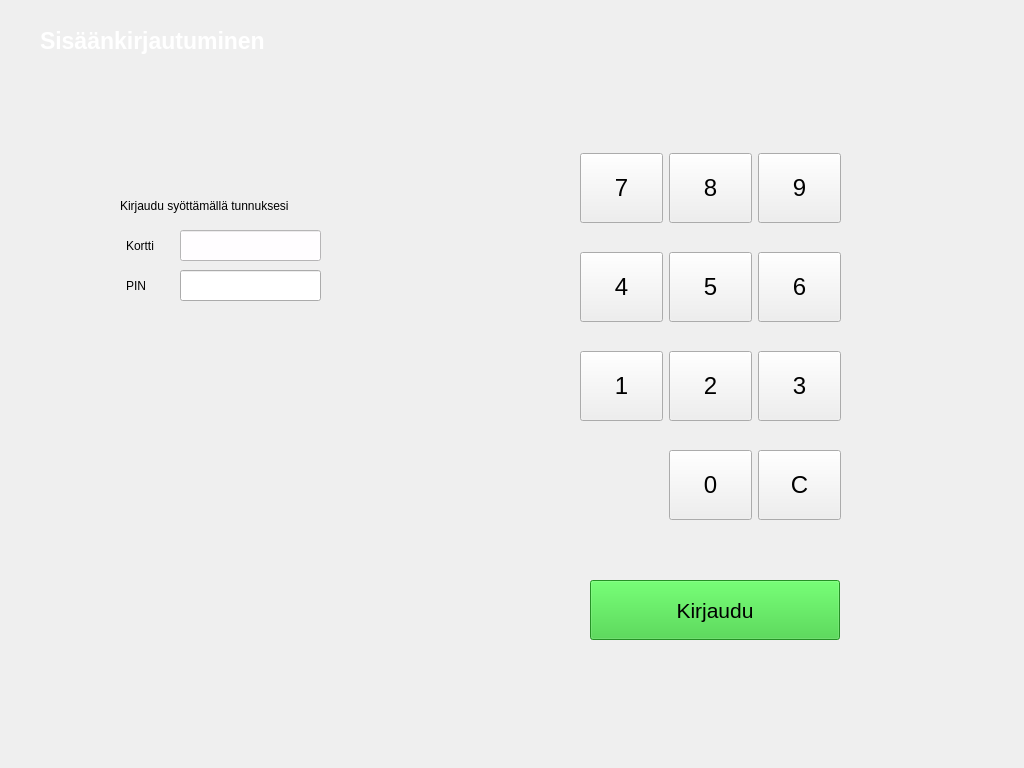
<?xml version="1.0" encoding="UTF-8"?>
<ui version="4.0">
 <class>MainWindow</class>
 <widget class="QMainWindow" name="MainWindow">
  <property name="geometry">
   <rect>
    <x>0</x>
    <y>0</y>
    <width>1024</width>
    <height>768</height>
   </rect>
  </property>
  <property name="windowTitle">
   <string>Group IV Banking Systems Incorporated</string>
  </property>
  <property name="styleSheet">
   <string notr="true"/>
  </property>
  <widget class="QWidget" name="centralwidget">
   <widget class="QLineEdit" name="lineEditUsername">
    <property name="geometry">
     <rect>
      <x>180</x>
      <y>230</y>
      <width>141</width>
      <height>31</height>
     </rect>
    </property>
    <property name="palette">
     <palette>
      <active>
       <colorrole role="WindowText">
        <brush brushstyle="SolidPattern">
         <color alpha="255">
          <red>61</red>
          <green>56</green>
          <blue>70</blue>
         </color>
        </brush>
       </colorrole>
       <colorrole role="Button">
        <brush brushstyle="SolidPattern">
         <color alpha="255">
          <red>255</red>
          <green>253</green>
          <blue>255</blue>
         </color>
        </brush>
       </colorrole>
       <colorrole role="Light">
        <brush brushstyle="SolidPattern">
         <color alpha="255">
          <red>255</red>
          <green>255</green>
          <blue>255</blue>
         </color>
        </brush>
       </colorrole>
       <colorrole role="Base">
        <brush brushstyle="SolidPattern">
         <color alpha="255">
          <red>255</red>
          <green>253</green>
          <blue>255</blue>
         </color>
        </brush>
       </colorrole>
       <colorrole role="Window">
        <brush brushstyle="SolidPattern">
         <color alpha="255">
          <red>255</red>
          <green>253</green>
          <blue>255</blue>
         </color>
        </brush>
       </colorrole>
      </active>
      <inactive>
       <colorrole role="WindowText">
        <brush brushstyle="SolidPattern">
         <color alpha="255">
          <red>0</red>
          <green>0</green>
          <blue>0</blue>
         </color>
        </brush>
       </colorrole>
       <colorrole role="Button">
        <brush brushstyle="SolidPattern">
         <color alpha="255">
          <red>255</red>
          <green>253</green>
          <blue>255</blue>
         </color>
        </brush>
       </colorrole>
       <colorrole role="Light">
        <brush brushstyle="SolidPattern">
         <color alpha="255">
          <red>255</red>
          <green>255</green>
          <blue>255</blue>
         </color>
        </brush>
       </colorrole>
       <colorrole role="Base">
        <brush brushstyle="SolidPattern">
         <color alpha="255">
          <red>255</red>
          <green>253</green>
          <blue>255</blue>
         </color>
        </brush>
       </colorrole>
       <colorrole role="Window">
        <brush brushstyle="SolidPattern">
         <color alpha="255">
          <red>255</red>
          <green>253</green>
          <blue>255</blue>
         </color>
        </brush>
       </colorrole>
      </inactive>
      <disabled>
       <colorrole role="WindowText">
        <brush brushstyle="SolidPattern">
         <color alpha="255">
          <red>190</red>
          <green>190</green>
          <blue>190</blue>
         </color>
        </brush>
       </colorrole>
       <colorrole role="Button">
        <brush brushstyle="SolidPattern">
         <color alpha="255">
          <red>255</red>
          <green>253</green>
          <blue>255</blue>
         </color>
        </brush>
       </colorrole>
       <colorrole role="Light">
        <brush brushstyle="SolidPattern">
         <color alpha="255">
          <red>255</red>
          <green>255</green>
          <blue>255</blue>
         </color>
        </brush>
       </colorrole>
       <colorrole role="Base">
        <brush brushstyle="SolidPattern">
         <color alpha="255">
          <red>255</red>
          <green>253</green>
          <blue>255</blue>
         </color>
        </brush>
       </colorrole>
       <colorrole role="Window">
        <brush brushstyle="SolidPattern">
         <color alpha="255">
          <red>255</red>
          <green>253</green>
          <blue>255</blue>
         </color>
        </brush>
       </colorrole>
      </disabled>
     </palette>
    </property>
    <property name="font">
     <font>
      <pointsize>12</pointsize>
     </font>
    </property>
    <property name="autoFillBackground">
     <bool>false</bool>
    </property>
    <property name="styleSheet">
     <string notr="true">background-color: rgb(255, 253, 255);</string>
    </property>
   </widget>
   <widget class="QLineEdit" name="lineEditPassword">
    <property name="geometry">
     <rect>
      <x>180</x>
      <y>270</y>
      <width>141</width>
      <height>31</height>
     </rect>
    </property>
    <property name="font">
     <font>
      <pointsize>12</pointsize>
     </font>
    </property>
    <property name="echoMode">
     <enum>QLineEdit::Password</enum>
    </property>
   </widget>
   <widget class="QLabel" name="labelMainTitle">
    <property name="geometry">
     <rect>
      <x>40</x>
      <y>20</y>
      <width>941</width>
      <height>41</height>
     </rect>
    </property>
    <property name="font">
     <font>
      <pointsize>17</pointsize>
      <bold>true</bold>
     </font>
    </property>
    <property name="styleSheet">
     <string notr="true">color: rgb(255, 255, 255);</string>
    </property>
    <property name="text">
     <string>Sisäänkirjautuminen</string>
    </property>
   </widget>
   <widget class="QLabel" name="label">
    <property name="geometry">
     <rect>
      <x>126</x>
      <y>230</y>
      <width>51</width>
      <height>31</height>
     </rect>
    </property>
    <property name="styleSheet">
     <string notr="true"/>
    </property>
    <property name="text">
     <string>Kortti</string>
    </property>
   </widget>
   <widget class="QLabel" name="label_2">
    <property name="geometry">
     <rect>
      <x>126</x>
      <y>270</y>
      <width>51</width>
      <height>31</height>
     </rect>
    </property>
    <property name="styleSheet">
     <string notr="true"/>
    </property>
    <property name="text">
     <string>PIN</string>
    </property>
   </widget>
   <widget class="QLabel" name="label_3">
    <property name="geometry">
     <rect>
      <x>120</x>
      <y>190</y>
      <width>271</width>
      <height>31</height>
     </rect>
    </property>
    <property name="styleSheet">
     <string notr="true"/>
    </property>
    <property name="text">
     <string>Kirjaudu syöttämällä tunnuksesi</string>
    </property>
   </widget>
   <widget class="QLabel" name="labelLoginDebug">
    <property name="geometry">
     <rect>
      <x>70</x>
      <y>720</y>
      <width>881</width>
      <height>41</height>
     </rect>
    </property>
    <property name="styleSheet">
     <string notr="true">color: rgb(255, 255, 255);</string>
    </property>
    <property name="text">
     <string/>
    </property>
    <property name="alignment">
     <set>Qt::AlignCenter</set>
    </property>
   </widget>
   <widget class="QWidget" name="gridLayoutWidget">
    <property name="geometry">
     <rect>
      <x>580</x>
      <y>130</y>
      <width>261</width>
      <height>416</height>
     </rect>
    </property>
    <layout class="QGridLayout" name="gridLayout">
     <item row="0" column="1">
      <widget class="QPushButton" name="Button_8">
       <property name="font">
        <font>
         <pointsize>18</pointsize>
        </font>
       </property>
       <property name="styleSheet">
        <string notr="true">QPushButton {
	padding: 20 0;
}</string>
       </property>
       <property name="text">
        <string>8</string>
       </property>
      </widget>
     </item>
     <item row="1" column="2">
      <widget class="QPushButton" name="Button_6">
       <property name="font">
        <font>
         <pointsize>18</pointsize>
        </font>
       </property>
       <property name="styleSheet">
        <string notr="true">QPushButton {
	padding: 20 0;
}</string>
       </property>
       <property name="text">
        <string>6</string>
       </property>
      </widget>
     </item>
     <item row="2" column="0">
      <widget class="QPushButton" name="Button_1">
       <property name="font">
        <font>
         <pointsize>18</pointsize>
        </font>
       </property>
       <property name="styleSheet">
        <string notr="true">QPushButton {
	padding: 20 0;
}</string>
       </property>
       <property name="text">
        <string>1</string>
       </property>
      </widget>
     </item>
     <item row="0" column="0">
      <widget class="QPushButton" name="Button_7">
       <property name="font">
        <font>
         <pointsize>18</pointsize>
        </font>
       </property>
       <property name="styleSheet">
        <string notr="true">QPushButton {
	padding: 20 0;
}</string>
       </property>
       <property name="text">
        <string>7</string>
       </property>
      </widget>
     </item>
     <item row="1" column="1">
      <widget class="QPushButton" name="Button_5">
       <property name="font">
        <font>
         <pointsize>18</pointsize>
        </font>
       </property>
       <property name="styleSheet">
        <string notr="true">QPushButton {
	padding: 20 0;
}</string>
       </property>
       <property name="text">
        <string>5</string>
       </property>
      </widget>
     </item>
     <item row="0" column="2">
      <widget class="QPushButton" name="Button_9">
       <property name="font">
        <font>
         <pointsize>18</pointsize>
        </font>
       </property>
       <property name="styleSheet">
        <string notr="true">QPushButton {
	padding: 20 0;
}</string>
       </property>
       <property name="text">
        <string>9</string>
       </property>
      </widget>
     </item>
     <item row="1" column="0">
      <widget class="QPushButton" name="Button_4">
       <property name="font">
        <font>
         <pointsize>18</pointsize>
        </font>
       </property>
       <property name="styleSheet">
        <string notr="true">QPushButton {
	padding: 20 0;
}</string>
       </property>
       <property name="text">
        <string>4</string>
       </property>
      </widget>
     </item>
     <item row="2" column="1">
      <widget class="QPushButton" name="Button_2">
       <property name="font">
        <font>
         <pointsize>18</pointsize>
        </font>
       </property>
       <property name="styleSheet">
        <string notr="true">QPushButton {
	padding: 20 0;
}</string>
       </property>
       <property name="text">
        <string>2</string>
       </property>
      </widget>
     </item>
     <item row="2" column="2">
      <widget class="QPushButton" name="Button_3">
       <property name="font">
        <font>
         <pointsize>18</pointsize>
        </font>
       </property>
       <property name="styleSheet">
        <string notr="true">QPushButton {
	padding: 20 0;
}</string>
       </property>
       <property name="text">
        <string>3</string>
       </property>
      </widget>
     </item>
     <item row="3" column="1">
      <widget class="QPushButton" name="Button_0">
       <property name="font">
        <font>
         <pointsize>18</pointsize>
        </font>
       </property>
       <property name="styleSheet">
        <string notr="true">QPushButton {
	padding: 20 0;
}</string>
       </property>
       <property name="text">
        <string>0</string>
       </property>
      </widget>
     </item>
     <item row="3" column="2">
      <widget class="QPushButton" name="Button_Clear">
       <property name="font">
        <font>
         <pointsize>18</pointsize>
        </font>
       </property>
       <property name="styleSheet">
        <string notr="true">QPushButton {
	padding: 20 0;
}</string>
       </property>
       <property name="text">
        <string>C</string>
       </property>
      </widget>
     </item>
    </layout>
   </widget>
   <widget class="QLabel" name="labelBackgroundImage">
    <property name="geometry">
     <rect>
      <x>0</x>
      <y>0</y>
      <width>1024</width>
      <height>768</height>
     </rect>
    </property>
    <property name="text">
     <string/>
    </property>
    <property name="pixmap">
     <pixmap resource="bank_automat_resources.qrc">:/images/bank_automat_files/main_background_image_1.png</pixmap>
    </property>
   </widget>
   <widget class="QPushButton" name="btnLogin">
    <property name="geometry">
     <rect>
      <x>590</x>
      <y>580</y>
      <width>250</width>
      <height>60</height>
     </rect>
    </property>
    <property name="font">
     <font>
      <pointsize>16</pointsize>
     </font>
    </property>
    <property name="styleSheet">
     <string notr="true">background-color: rgb(50, 205, 50);</string>
    </property>
    <property name="text">
     <string>Kirjaudu</string>
    </property>
   </widget>
   <zorder>labelBackgroundImage</zorder>
   <zorder>lineEditUsername</zorder>
   <zorder>lineEditPassword</zorder>
   <zorder>labelMainTitle</zorder>
   <zorder>label</zorder>
   <zorder>label_2</zorder>
   <zorder>label_3</zorder>
   <zorder>labelLoginDebug</zorder>
   <zorder>gridLayoutWidget</zorder>
   <zorder>btnLogin</zorder>
  </widget>
 </widget>
 <resources>
  <include location="bank_automat_resources.qrc"/>
 </resources>
 <connections/>
</ui>
